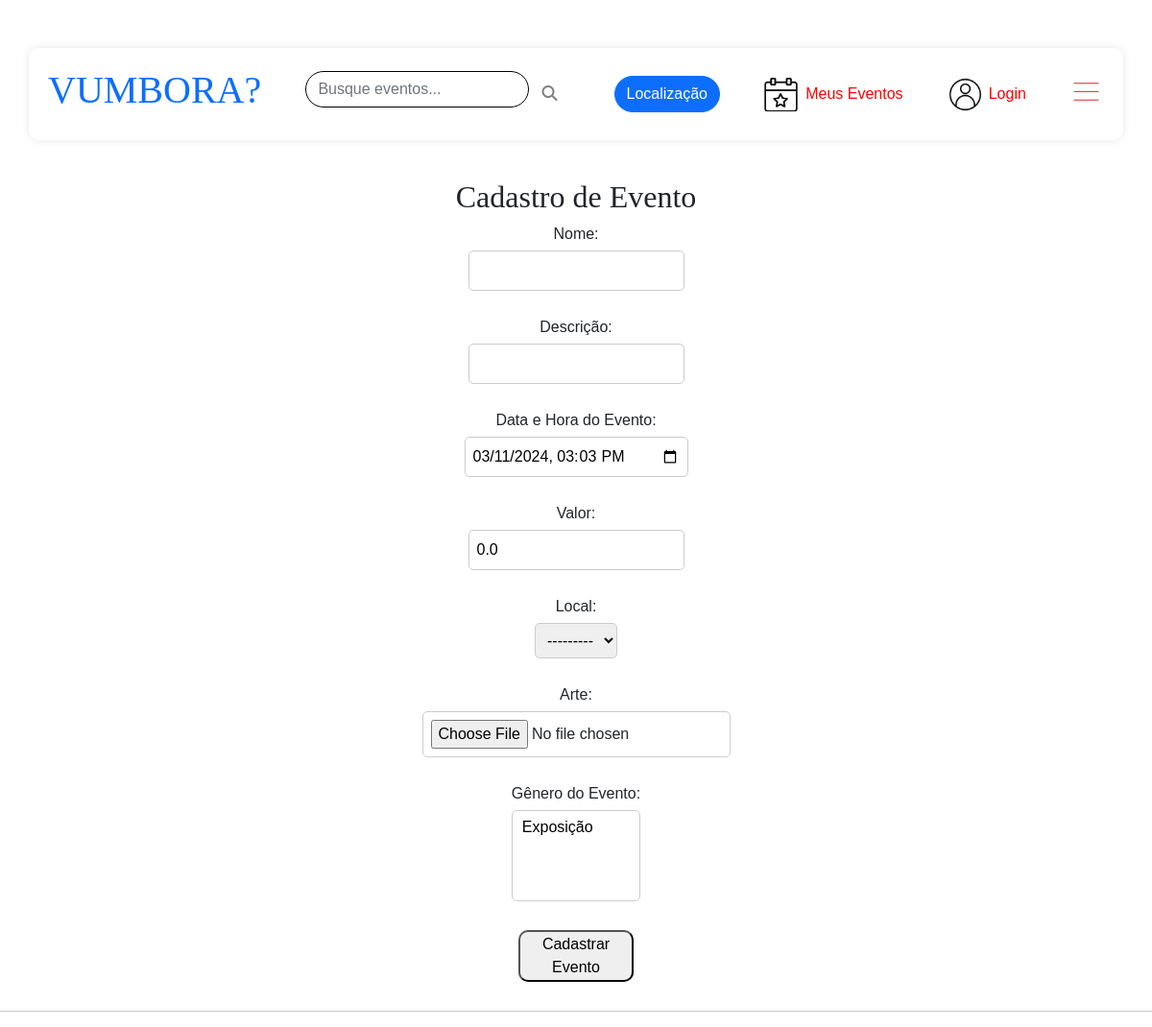
Page /cadastrar_evento/ on the earlier database version.
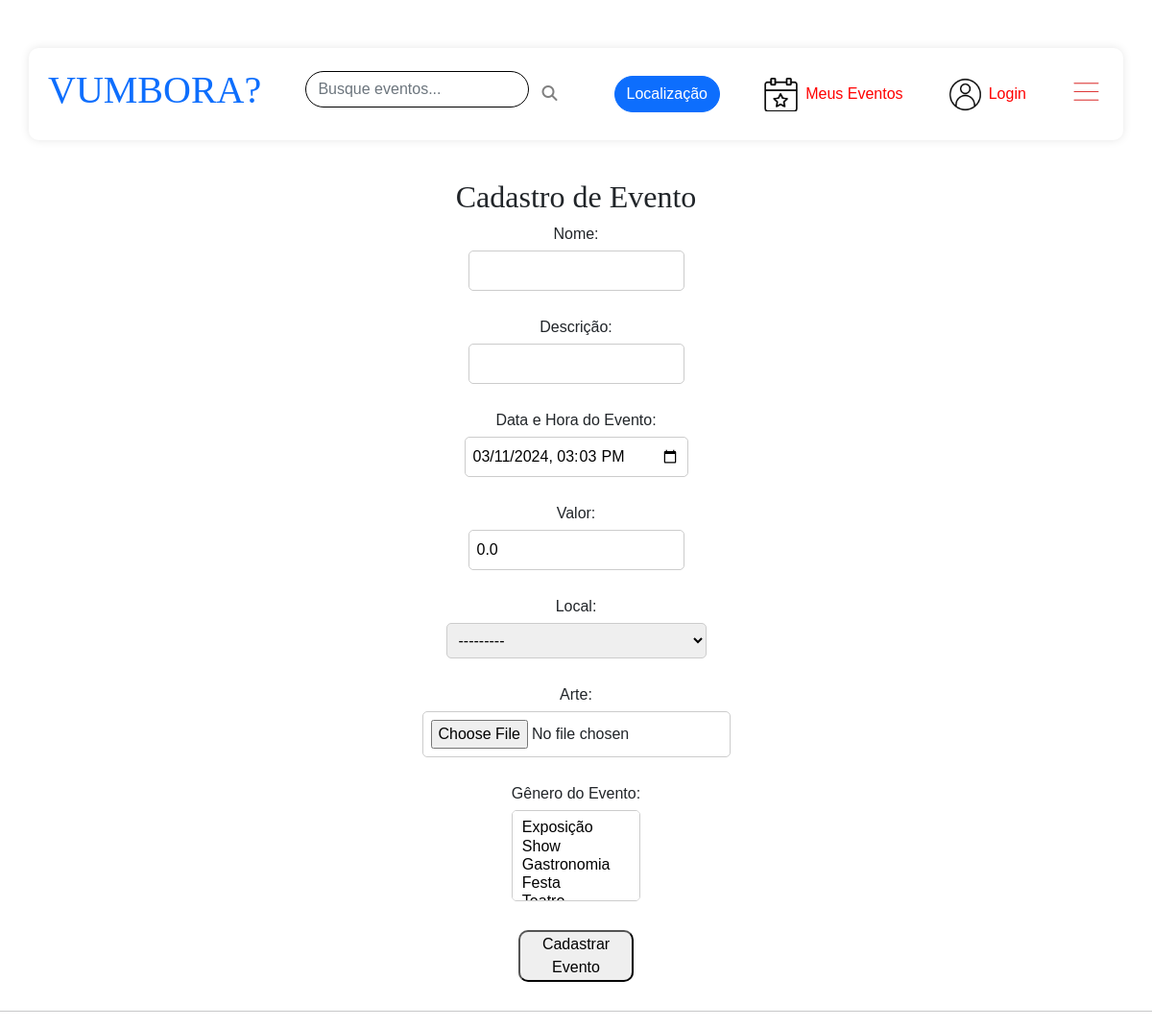
Same page on the later database version.
### vumbora/models.py (models this page shows)
class Genero(models.Model):
    genero = models.CharField(max_length=1,choices =[
        ('E', 'Exposição'),
        ('F', 'Festa'),
        ('G', 'Gastronomia'),
        ('S', 'Show'),
        ('T','Teatro'),
    ])
    class Meta:
        verbose_name_plural = "Gêneros"
    def __str__(self):
        choices_dict = {
            'E': 'Exposição',
            'F': 'Festa',
            'G': 'Gastronomia',
            'S': 'Show',
            'T': 'Teatro',
        }
        return choices_dict.get(self.genero, '')

### vumbora/views.py (the view)
# urls.py: path('cadastrar_evento/', views.cadastrar_evento, name='cadastrar_evento'),
def cadastrar_evento(request):
    if request.method == 'POST':
        service = CadastrarEventoService()
        deu_certo = service.cadastrar_evento(request)
        if deu_certo:
            return redirect('vumbora:index')
    else:
        form = EventoCadastro()
    return render(request, 'vumbora/cadastrar_evento.html', {'form': form})

### vumbora/forms.py
class EventoCadastro(forms.ModelForm):
    class Meta:
        model = Evento
        fields = ['nome', 'descricao', 'datahora', 'valor', 'local', 'arte', 'genero',]
        widgets = {
            'datahora': forms.DateTimeInput(attrs={'type': 'datetime-local'}, format='%Y-%m-%dT%H:%M'),
        }
        labels = {
            'datahora': 'Data e Hora do Evento',
            'descricao': 'Descrição',
            'genero': 'Gênero do Evento'
        }

### vumbora/models.py (called while the page is built)
    def __str__(self):
        return self.nome

### vumbora/templates/vumbora/cadastrar_evento.html (shortened to what this page needs)
<!DOCTYPE html>
{% load static %}
{% include 'vumbora/header.html' %}
<link rel="stylesheet" href="{% static 'css/cadastrar_evento.css' %}">
<html lang="en">
<head>
</head>
<body>
  <h2>Cadastro de Evento</h2>
  <form method="post" action="{% url 'vumbora:cadastrar_evento' %}" enctype="multipart/form-data">
    {{ form.as_p }}
    <button type="submit">Cadastrar Evento</button>
  </form>
  <hr>
</body>
</html>

Differences in the rows shown:
changed Local: nome "dsfsdf" → "IFRN" (drawn)
computed for Genero: genero "Exposição" → "Exposição / Show / Gastronomia / Festa"
